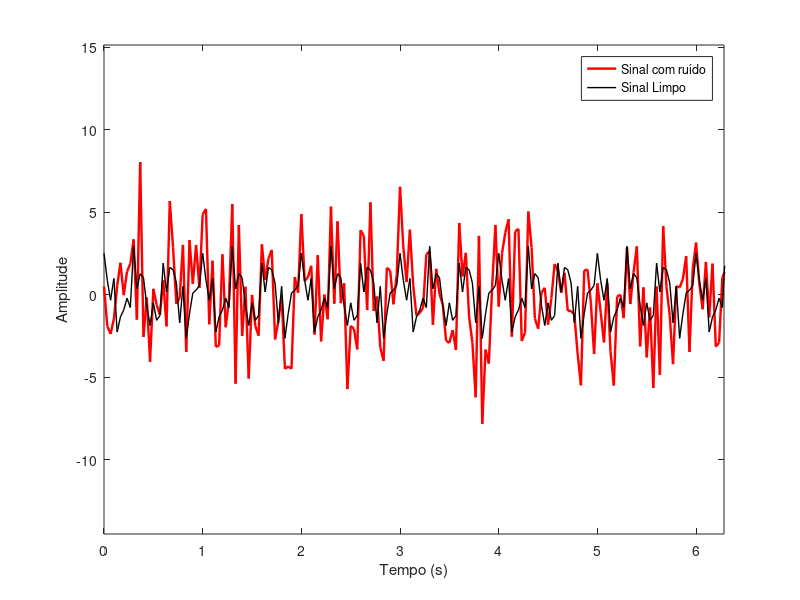

MATLAB code to generate this figure: (Note: this script raises an error after producing the figure.)
%% Fast Fourier Transform - Análise Numérica
% Instituto Federal Fluminense - Engenharia de Controle e Automação
% Processamento de Sinais (2022.1)
% Prof.: Alexandre C. Leite
% Aluno: Kaique Guimarães Cerqueira
clear, close all

%% Dado o sinal de entrada u(t):
% Frequência de amostragem (em Hz) - ao menos 2 vezes maior que a maior
%    30 Hz                            componente em frequência do sinal
Fs = 30;
Ts = 1/Fs;
% Quantidade de pontos:
L = 2^12;
t = (0:(L-1))*Ts; % Vetor de tempo
%% Geração de dados: 
% % Foi utilizado o seguinte código inicialmente para gerar os dados. Para
% % gerar novas amostras ou dados com mais pontos, descomentar esta parte.
% % Sinal de entrada: 
% % 10Hz(sin defasado em 45º) + 3Hz(cos c maior pot.) + 14Hz(sin menor pot.)
% u_t_clean = sin(2*pi*10*t + pi/2) + 1.5*cos(2*pi*3*t) + 0.75*sin(2*pi*14*t);
% % Adicionando ruído de distribuição gaussiana:
% u_t = u_t_clean + 2.5*randn(size(t));

% Sinal carregado (4096 pontos):
load('signal_data.mat');
figure()
plot(t, u_t, 'r', 'LineWidth', 1.75);
hold on
plot(t, u_t_clean, '-k', 'LineWidth', 1);
xlabel("Tempo (s)")
ylabel("Amplitude")
legend('Sinal com ruído', 'Sinal Limpo')
axis([0 2*pi 1.5*min(u_t) 1.5*max(u_t)]);

%% FFTs
% do MATLAB
tic;
Y_matlab = fft(u_t);
toc;
Y_matlab = fftshift(Y_matlab);  % Centralizando a frequência em 0

% FFT iterativa em C
Y_c = myfft(u_t);
Y_c = fftshift(Y_c);            % Centralizando a frequência em 0

% Power Spectrum function (módulo normalizado)
PSD = @(x) abs(x).^2/length(x);

powershift_matlab = PSD(Y_matlab);
powershift_c = PSD(Y_c);        

fshift = (-L/2:L/2-1)*(Fs/L); % zero-centered frequency range

% Plots das FFTs
figure()
plot(fshift,powershift_matlab, 'r', 'LineWidth', 2.5)
% title('FFT do MATLAB')
xlabel('Frequência (Hz)')
hold on
% figure()
plot(fshift,powershift_c, '--k', 'LineWidth', 1)
% title('FFT implementada em C')
legend('FFT do MATLAB', 'FFT implementada em C', 'Location','best')
xlabel('Frequência (Hz)')

%% Análise Numérica
% Métricas: Erro médio quadrático
emq = immse(Y_matlab,Y_c);
sprintf('Erro medio quadrático: %f', emq)

% Erro máximo
err_max = max(abs(Y_matlab - Y_c));
sprintf('Erro máximo: %f', err_max)

% Plot do erro em módulo
figure()
plot(fshift, abs(Y_matlab - Y_c))
ylabel("$|Y_i - \hat{Y}_i|$", 'Interpreter','latex')
xlabel("Frequência (Hz)")
